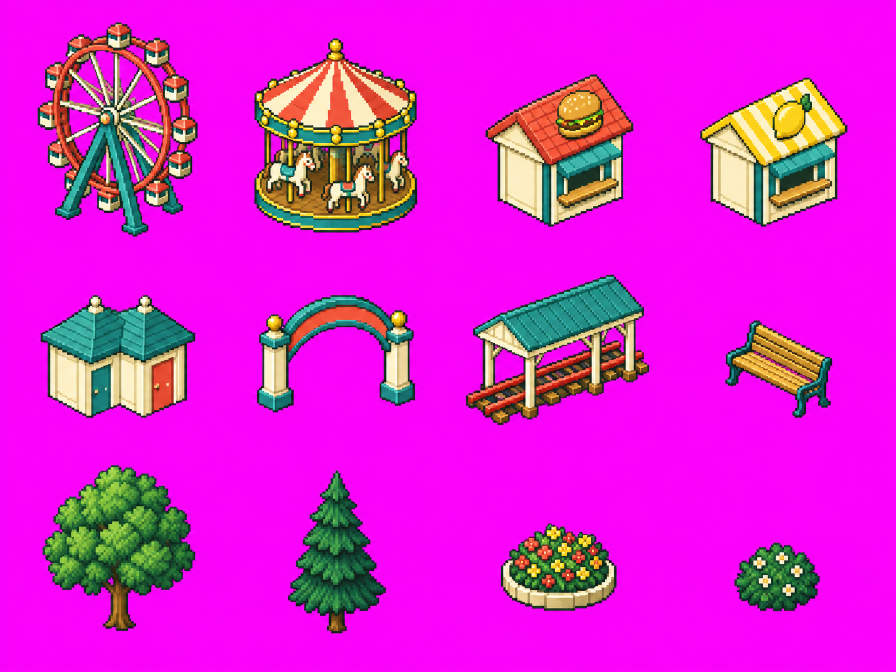
#> input picture art/pixel-v2/raw/environment.png, 1792 x 1344 px (shown at 1/2 size); its folder holds only this picture in this run
$ python extract.py
#> lines starting #> are read from the running program, lines starting #| are printed output that depends on the picture
from pathlib import Path
import json, math
from PIL import Image, ImageDraw
import numpy as np

ROOT = Path(__file__).resolve().parent
BRIEFS = json.loads((ROOT / 'briefs.json').read_text())
#> (reads art/pixel-v2/briefs.json from the repository)
for sub in ('raw', 'crops', 'logical', 'assets', 'contact'):
    (ROOT / sub).mkdir(exist_ok=True)

def key_magenta(im):
    a = np.array(im.convert('RGBA'))
    rgb = a[:,:,:3].astype(np.int16)
    r,g,b = rgb[:,:,0], rgb[:,:,1], rgb[:,:,2]
    mask = (r > g + 32) & (b > g + 32) & (r > 70) & (b > 65)
    a[:,:,3][mask] = 0
    return Image.fromarray(a)

def record_bounds(im):
    return list(im.getbbox() or (0,0,0,0))

entries = []
crops = {}
for brief in BRIEFS['atlases']:
    source_path = ROOT / 'raw' / (brief['key'] + '.png')
    if not source_path.exists():
        continue
    atlas = Image.open(source_path).convert('RGBA')
    w,h = atlas.size
#> w = 1792; h = 1344
    for i,name in enumerate(brief['names']):
        col,row = i % brief['columns'], i // brief['columns']
        nominal_cell = [round(col*w/brief['columns']), round(row*h/brief['rows']), round((col+1)*w/brief['columns']), round((row+1)*h/brief['rows'])]
        cell = list(nominal_cell)
        if brief['key'] == 'environment':
            # Model placed the tall first row below nominal cell448 boundary.
            # Move extraction boundary into visibly empty gutter; keep whole sprites.
            row_edges = [0, 512, 896, 1344]
            cell[1], cell[3] = row_edges[row], row_edges[row+1]
        keyed = key_magenta(atlas.crop(cell))
        bbox = record_bounds(keyed)
        if bbox == [0,0,0,0]:
            raise ValueError('Empty sprite ' + name)
        crop = keyed.crop(bbox)
        crop.save(ROOT / 'crops' / (name+'.png'))
        crops[name] = crop
        entries.append(dict(name=name, atlas=brief['key'], atlasDimensions=[w,h], cellIndex=i, nominalCellBounds=nominal_cell, cellBounds=cell, trimBoundsInCell=bbox, cropDimensions=list(crop.size), crop='crops/'+name+'.png'))
#> this loop made 12 passes
#> bbox on passes 1 to 12: [76, 45, 395, 473], [61, 77, 386, 465], [76, 149, 370, 454], [57, 156, 351, 453], [82, 79, 390, 323], [66, 78, 382, 312], [36, 38, 402, 338], [107, 129, 320, 323], [85, 35, 390, 366], [128, 45, 323, 370], [106, 152, 337, 325], [125, 190, 295, 326]
#> pass 1, in key_magenta, `r,g,b = rgb[:,:,0], rgb[:,:,1], rgb[:,:,2]`:
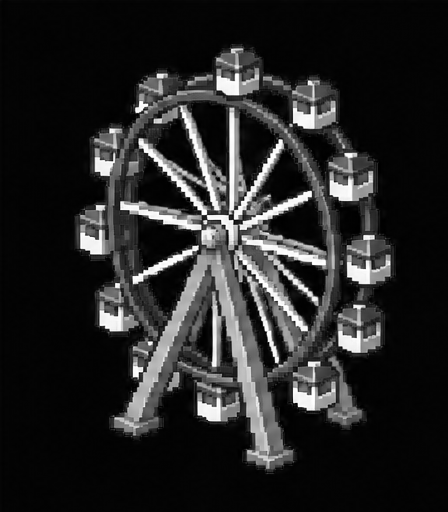
#> g: shape (512, 448) int16; min 0, max 255, mean 37.8
#> after the loop:
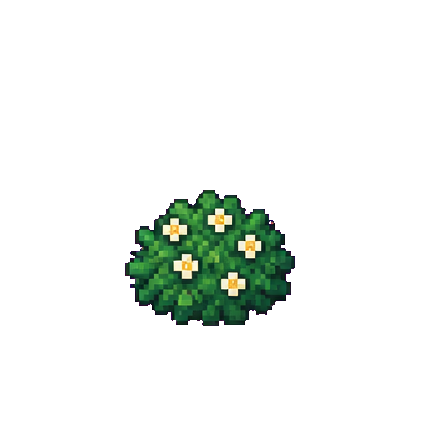
#> keyed: PIL image 448x448 RGBA; mean R, G, B, A 233.7, 11.9, 234.4, 21.2; transparent parts drawn white
#> after the loop, crops = 12 items; entries = 12 items

def spec(name):
    if name.startswith('guest'):
        return (24,32), (12,28), (17,24), 'guest'
    if name.startswith('car-'):
        return (48,40), (24,30), (32,24), 'car'
    if name in ('burger','drink','toilet','entrance','station'):
        return (56,88), (28,72), (50,66), name
    if name in ('bench','flowers','shrub'):
        return (48,40), (24,26), (40,24), name
    if name in ('tree','pine'):
        return (64,96), (32,82), (58,78), name
    if name == 'env-carousel':
        return (104,152), (52,124), (98,116), name
    if name == 'env-wheel':
        return (152,216), (76,176), (140,168), name
    # Modular parts are also preserved at source resolution in crops/.
    if name == 'wheel-rim':
        return (152,152), (76,76), (144,144), name
    if name == 'wheel-support':
        return (128,176), (64,164), (116,158), name
    if name == 'wheel-cabin':
        return (32,40), (16,4), (26,32), name
    if name in ('carousel-roof','carousel-base'):
        return (112,80), (56,40), (104,68), name
    if name == 'carousel-horse':
        return (40,56), (20,48), (32,44), name
    raise ValueError(name)

# A common scale across guest frames avoids independent width distortions.
scales = {}
for entry in entries:
    name = entry['name']
    frame,pivot,max_visible,group = spec(name)
    w,h = crops[name].size
    scale = min(max_visible[0]/w, max_visible[1]/h)
    scales[group] = min(scales.get(group, scale), scale)
#> this loop made 12 passes
#> (name, frame, pivot, max_visible, group, w, h, scale) on passes 1, 2, 3, 4, 5, 6, 7, 9: ('env-wheel', (152, 216), (76, 176), (140, 168), 'env-wheel', 319, 428, 0.393), ('env-carousel', (104, 152), (52, 124), (98, 116), 'env-carousel', 325, 388, 0.299), ('burger', (56, 88), (28, 72), (50, 66), 'burger', 294, 305, 0.17), ('drink', (56, 88), (28, 72), (50, 66), 'drink', 294, 297, 0.17), ('toilet', (56, 88), (28, 72), (50, 66), 'toilet', 308, 244, 0.162), ('entrance', (56, 88), (28, 72), (50, 66), 'entrance', 316, 234, 0.158), ('station', (56, 88), (28, 72), (50, 66), 'station', 366, 300, 0.137), ('tree', (64, 96), (32, 82), (58, 78), 'tree', 305, 331, 0.19)
#> (name, frame, pivot, group, w, h, scale) on passes 8, 11, 12: ('bench', (48, 40), (24, 26), 'bench', 213, 194, 0.124), ('flowers', (48, 40), (24, 26), 'flowers', 231, 173, 0.139), ('shrub', (48, 40), (24, 26), 'shrub', 170, 136, 0.176)
#> after the loop, scales = 12 items

for entry in entries:
    name = entry['name']
    frame,pivot,max_visible,group = spec(name)
    crop = crops[name]
    scale = scales[group]
    size = (max(1,round(crop.width*scale)), max(1,round(crop.height*scale)))
    small = crop.resize(size, Image.Resampling.NEAREST)
    logical = Image.new('RGBA', frame)
    if name == 'wheel-rim' or name in ('carousel-roof','carousel-base'):
        pos = (round(pivot[0] - size[0]/2), round(pivot[1] - size[1]/2))
    elif name == 'wheel-cabin':
        pos = (round(pivot[0] - size[0]/2), pivot[1])
    else:
        pos = (round(pivot[0] - size[0]/2), pivot[1]-size[1])
    logical.alpha_composite(small, pos)
    logical.save(ROOT / 'logical' / (name+'.png'))
    logical.resize((frame[0]*4, frame[1]*4), Image.Resampling.NEAREST).save(ROOT / 'assets' / (name+'.png'))
    entry.update(logicalCanvas=list(frame), logicalPivot=list(pivot), sourceToLogicalScale=scale, logicalVisibleDimensions=list(size), logicalBounds=record_bounds(logical), scaleGroup=group, fileScale=4, canvas=[frame[0]*4,frame[1]*4], pivot=[pivot[0]*4,pivot[1]*4], asset='assets/'+name+'.png', logical='logical/'+name+'.png')
#> this loop made 12 passes
#> (name, frame, pivot, max_visible, group, scale, size, pos) on passes 1 to 7: ('env-wheel', (152, 216), (76, 176), (140, 168), 'env-wheel', 0.393, (125, 168), (14, 8)), ('env-carousel', (104, 152), (52, 124), (98, 116), 'env-carousel', 0.299, (97, 116), (4, 8)), ('burger', (56, 88), (28, 72), (50, 66), 'burger', 0.17, (50, 52), (3, 20)), ('drink', (56, 88), (28, 72), (50, 66), 'drink', 0.17, (50, 51), (3, 21)), ('toilet', (56, 88), (28, 72), (50, 66), 'toilet', 0.162, (50, 40), (3, 32)), ('entrance', (56, 88), (28, 72), (50, 66), 'entrance', 0.158, (50, 37), (3, 35)), ('station', (56, 88), (28, 72), (50, 66), 'station', 0.137, (50, 41), (3, 31))
#> (name, frame, pivot, group, scale, size, pos) on passes 8, 11, 12: ('bench', (48, 40), (24, 26), 'bench', 0.124, (26, 24), (11, 2)), ('flowers', (48, 40), (24, 26), 'flowers', 0.139, (32, 24), (8, 2)), ('shrub', (48, 40), (24, 26), 'shrub', 0.176, (30, 24), (9, 2))
#> pass 1, `crop = crops[name]`:
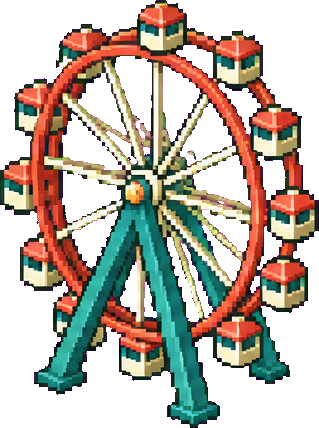
#> crop: PIL image 319x428 RGBA; mean R, G, B, A 182.6, 61.4, 163.2, 132.4; transparent parts drawn white
#> pass 1, `logical.save(ROOT / 'logical' / (name+'.png'))`:
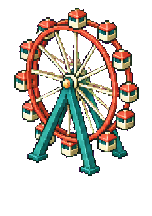
#> saved as env-wheel.png: PIL image 152x216 RGBA; mean R, G, B, A 42.5, 37.1, 30.6, 84.4; transparent parts drawn white
#> after the loop:
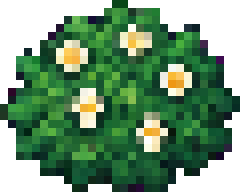
#> small: PIL image 30x24 RGBA (shown 8 times larger); mean R, G, B, A 109.9, 78.7, 114.3, 182.4; transparent parts drawn white

def contact_sheet(selected, filename, use_logical):
    cols = 4
    rows = math.ceil(len(selected)/cols)
    cw,ch = 300,260
    sheet = Image.new('RGB', (cols*cw, rows*ch), '#e8eee4')
    draw = ImageDraw.Draw(sheet)
    for i,e in enumerate(selected):
        x,y = (i%cols)*cw,(i//cols)*ch
        draw.rectangle((x+4,y+4,x+cw-4,y+ch-4), fill='#8ca879',outline='#c8d2c4')
        im = Image.open(ROOT / (e['logical'] if use_logical else e['crop'])).convert('RGBA')
        scale = min((cw-24)/im.width, (ch-44)/im.height)
        im = im.resize((max(1,round(im.width*scale)),max(1,round(im.height*scale))),Image.Resampling.NEAREST)
        sheet.paste(im,(x+(cw-im.width)//2,y+8+(ch-40-im.height)//2), im)
        draw.rectangle((x+4,y+ch-31,x+cw-4,y+ch-4),fill='#eef2e9')
        draw.text((x+12,y+ch-24),e['name'],fill='#17281b')
    sheet.save(ROOT / 'contact' / filename)

for brief in BRIEFS['atlases']:
    selected = [e for e in entries if e['atlas']==brief['key']]
#> selected = 12 items
    if selected:
        contact_sheet(selected,brief['key']+'-crops.png',False)
#> in contact_sheet, `rows = math.ceil(len(selected)/cols)`: rows = 3
#> in contact_sheet, `sheet = Image.new('RGB', (cols*cw, rows*ch), '#e8eee4')`:
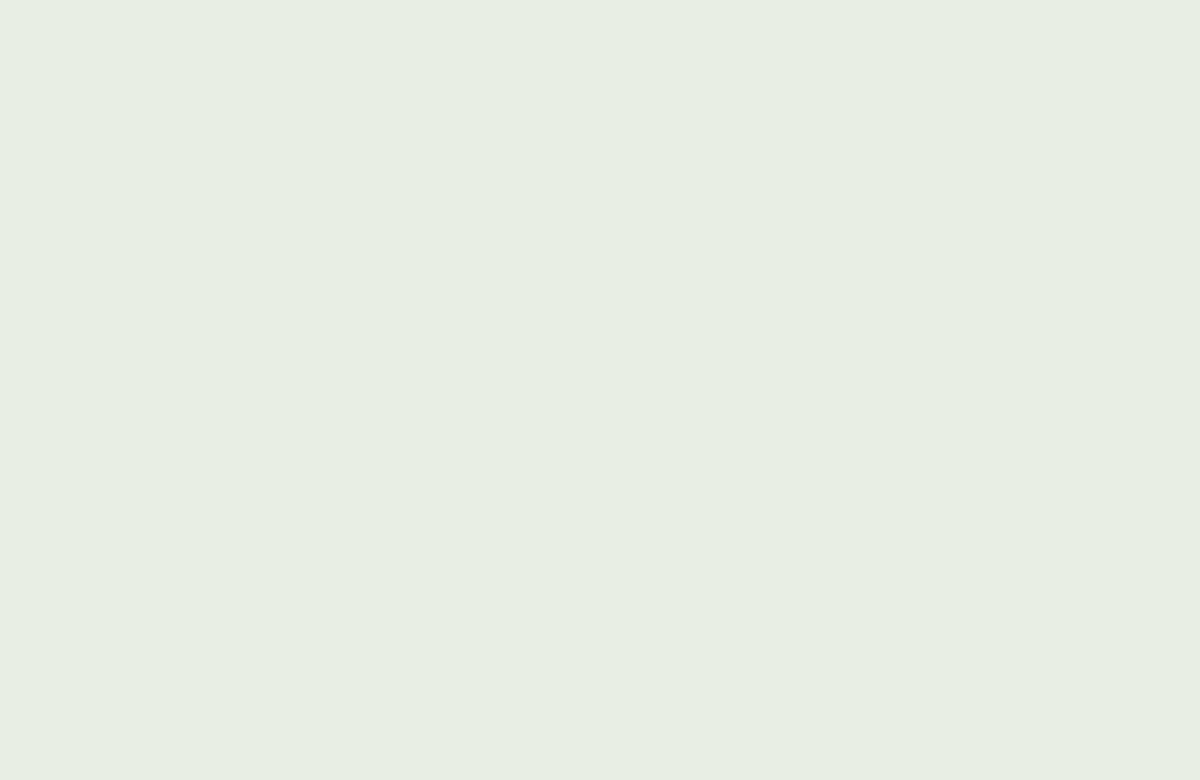
#> sheet: PIL image 1200x780 RGB; mean R, G, B 232, 238, 228
#> in contact_sheet, `x,y = (i%cols)*cw,(i//cols)*ch`: x = 0
        contact_sheet(selected,brief['key']+'-normalized.png',True)
#> call 2 of contact_sheet, with filename = 'environment-normalized.png', use_logical = True
#> in contact_sheet (call 2), `sheet.save(ROOT / 'contact' / filename)`:
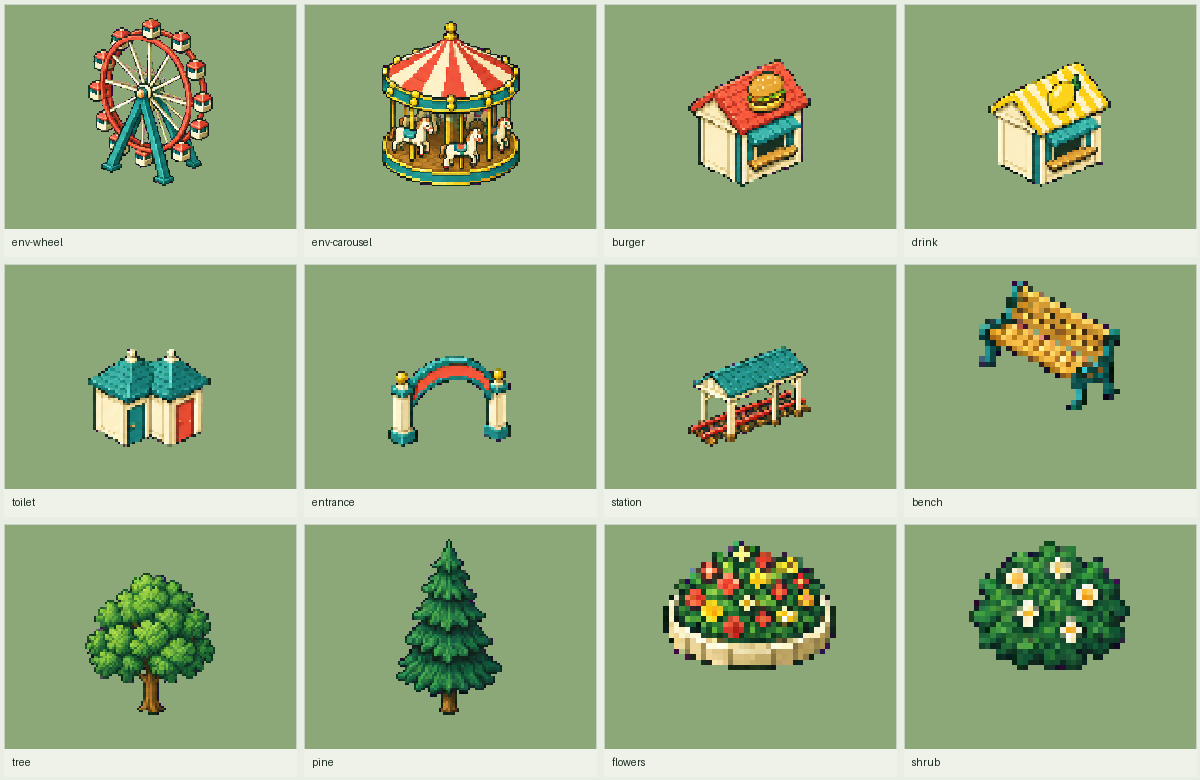
#> saved as environment-normalized.png: PIL image 1200x780 RGB; mean R, G, B 152.2, 173.7, 133.1

manifest=dict(projectId=BRIEFS['projectId'], model=BRIEFS['model'], mode=BRIEFS['mode'], processing='Technical processing only: cell cropping with environment row boundary moved to empty gutter y512 to keep first-row sprites complete; magenta color key to binary alpha; transparent trim; nearest-neighbor isotropic downsample; frame/pivot normalization; exact4x nearest-neighbor copies. No generated object painted, altered, filled, or synthesized by code. Source atlases and full-resolution keyed crops are preserved.', assets=entries)
#> manifest = 5 items
(ROOT / 'manifest.json').write_text(json.dumps(manifest,indent=2)+'\n')
print(json.dumps({'count':len(entries),'assets':[{e['name']:e['cropDimensions']} for e in entries]},indent=2))
#> (printed output is left out)
